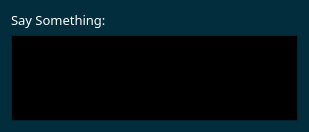
<?xml version="1.0" encoding="UTF-8"?>
<ui version="4.0">
 <class>WowSayClass</class>
 <widget class="QWidget" name="WowSayClass">
  <property name="geometry">
   <rect>
    <x>0</x>
    <y>0</y>
    <width>309</width>
    <height>132</height>
   </rect>
  </property>
  <property name="palette">
   <palette>
    <active>
     <colorrole role="WindowText">
      <brush brushstyle="SolidPattern">
       <color alpha="255">
        <red>255</red>
        <green>255</green>
        <blue>255</blue>
       </color>
      </brush>
     </colorrole>
     <colorrole role="Button">
      <brush brushstyle="SolidPattern">
       <color alpha="255">
        <red>2</red>
        <green>45</green>
        <blue>61</blue>
       </color>
      </brush>
     </colorrole>
     <colorrole role="Light">
      <brush brushstyle="SolidPattern">
       <color alpha="255">
        <red>3</red>
        <green>68</green>
        <blue>91</blue>
       </color>
      </brush>
     </colorrole>
     <colorrole role="Midlight">
      <brush brushstyle="SolidPattern">
       <color alpha="255">
        <red>2</red>
        <green>56</green>
        <blue>76</blue>
       </color>
      </brush>
     </colorrole>
     <colorrole role="Dark">
      <brush brushstyle="SolidPattern">
       <color alpha="255">
        <red>1</red>
        <green>22</green>
        <blue>30</blue>
       </color>
      </brush>
     </colorrole>
     <colorrole role="Mid">
      <brush brushstyle="SolidPattern">
       <color alpha="255">
        <red>1</red>
        <green>30</green>
        <blue>41</blue>
       </color>
      </brush>
     </colorrole>
     <colorrole role="Text">
      <brush brushstyle="SolidPattern">
       <color alpha="255">
        <red>255</red>
        <green>255</green>
        <blue>255</blue>
       </color>
      </brush>
     </colorrole>
     <colorrole role="BrightText">
      <brush brushstyle="SolidPattern">
       <color alpha="255">
        <red>255</red>
        <green>255</green>
        <blue>255</blue>
       </color>
      </brush>
     </colorrole>
     <colorrole role="ButtonText">
      <brush brushstyle="SolidPattern">
       <color alpha="255">
        <red>255</red>
        <green>255</green>
        <blue>255</blue>
       </color>
      </brush>
     </colorrole>
     <colorrole role="Base">
      <brush brushstyle="SolidPattern">
       <color alpha="255">
        <red>0</red>
        <green>0</green>
        <blue>0</blue>
       </color>
      </brush>
     </colorrole>
     <colorrole role="Window">
      <brush brushstyle="SolidPattern">
       <color alpha="255">
        <red>2</red>
        <green>45</green>
        <blue>61</blue>
       </color>
      </brush>
     </colorrole>
     <colorrole role="Shadow">
      <brush brushstyle="SolidPattern">
       <color alpha="255">
        <red>0</red>
        <green>0</green>
        <blue>0</blue>
       </color>
      </brush>
     </colorrole>
     <colorrole role="AlternateBase">
      <brush brushstyle="SolidPattern">
       <color alpha="255">
        <red>1</red>
        <green>22</green>
        <blue>30</blue>
       </color>
      </brush>
     </colorrole>
     <colorrole role="ToolTipBase">
      <brush brushstyle="SolidPattern">
       <color alpha="255">
        <red>255</red>
        <green>255</green>
        <blue>220</blue>
       </color>
      </brush>
     </colorrole>
     <colorrole role="ToolTipText">
      <brush brushstyle="SolidPattern">
       <color alpha="255">
        <red>0</red>
        <green>0</green>
        <blue>0</blue>
       </color>
      </brush>
     </colorrole>
     <colorrole role="PlaceholderText">
      <brush brushstyle="SolidPattern">
       <color alpha="128">
        <red>255</red>
        <green>255</green>
        <blue>255</blue>
       </color>
      </brush>
     </colorrole>
    </active>
    <inactive>
     <colorrole role="WindowText">
      <brush brushstyle="SolidPattern">
       <color alpha="255">
        <red>255</red>
        <green>255</green>
        <blue>255</blue>
       </color>
      </brush>
     </colorrole>
     <colorrole role="Button">
      <brush brushstyle="SolidPattern">
       <color alpha="255">
        <red>2</red>
        <green>45</green>
        <blue>61</blue>
       </color>
      </brush>
     </colorrole>
     <colorrole role="Light">
      <brush brushstyle="SolidPattern">
       <color alpha="255">
        <red>3</red>
        <green>68</green>
        <blue>91</blue>
       </color>
      </brush>
     </colorrole>
     <colorrole role="Midlight">
      <brush brushstyle="SolidPattern">
       <color alpha="255">
        <red>2</red>
        <green>56</green>
        <blue>76</blue>
       </color>
      </brush>
     </colorrole>
     <colorrole role="Dark">
      <brush brushstyle="SolidPattern">
       <color alpha="255">
        <red>1</red>
        <green>22</green>
        <blue>30</blue>
       </color>
      </brush>
     </colorrole>
     <colorrole role="Mid">
      <brush brushstyle="SolidPattern">
       <color alpha="255">
        <red>1</red>
        <green>30</green>
        <blue>41</blue>
       </color>
      </brush>
     </colorrole>
     <colorrole role="Text">
      <brush brushstyle="SolidPattern">
       <color alpha="255">
        <red>255</red>
        <green>255</green>
        <blue>255</blue>
       </color>
      </brush>
     </colorrole>
     <colorrole role="BrightText">
      <brush brushstyle="SolidPattern">
       <color alpha="255">
        <red>255</red>
        <green>255</green>
        <blue>255</blue>
       </color>
      </brush>
     </colorrole>
     <colorrole role="ButtonText">
      <brush brushstyle="SolidPattern">
       <color alpha="255">
        <red>255</red>
        <green>255</green>
        <blue>255</blue>
       </color>
      </brush>
     </colorrole>
     <colorrole role="Base">
      <brush brushstyle="SolidPattern">
       <color alpha="255">
        <red>0</red>
        <green>0</green>
        <blue>0</blue>
       </color>
      </brush>
     </colorrole>
     <colorrole role="Window">
      <brush brushstyle="SolidPattern">
       <color alpha="255">
        <red>2</red>
        <green>45</green>
        <blue>61</blue>
       </color>
      </brush>
     </colorrole>
     <colorrole role="Shadow">
      <brush brushstyle="SolidPattern">
       <color alpha="255">
        <red>0</red>
        <green>0</green>
        <blue>0</blue>
       </color>
      </brush>
     </colorrole>
     <colorrole role="AlternateBase">
      <brush brushstyle="SolidPattern">
       <color alpha="255">
        <red>1</red>
        <green>22</green>
        <blue>30</blue>
       </color>
      </brush>
     </colorrole>
     <colorrole role="ToolTipBase">
      <brush brushstyle="SolidPattern">
       <color alpha="255">
        <red>255</red>
        <green>255</green>
        <blue>220</blue>
       </color>
      </brush>
     </colorrole>
     <colorrole role="ToolTipText">
      <brush brushstyle="SolidPattern">
       <color alpha="255">
        <red>0</red>
        <green>0</green>
        <blue>0</blue>
       </color>
      </brush>
     </colorrole>
     <colorrole role="PlaceholderText">
      <brush brushstyle="SolidPattern">
       <color alpha="128">
        <red>255</red>
        <green>255</green>
        <blue>255</blue>
       </color>
      </brush>
     </colorrole>
    </inactive>
    <disabled>
     <colorrole role="WindowText">
      <brush brushstyle="SolidPattern">
       <color alpha="255">
        <red>1</red>
        <green>22</green>
        <blue>30</blue>
       </color>
      </brush>
     </colorrole>
     <colorrole role="Button">
      <brush brushstyle="SolidPattern">
       <color alpha="255">
        <red>2</red>
        <green>45</green>
        <blue>61</blue>
       </color>
      </brush>
     </colorrole>
     <colorrole role="Light">
      <brush brushstyle="SolidPattern">
       <color alpha="255">
        <red>3</red>
        <green>68</green>
        <blue>91</blue>
       </color>
      </brush>
     </colorrole>
     <colorrole role="Midlight">
      <brush brushstyle="SolidPattern">
       <color alpha="255">
        <red>2</red>
        <green>56</green>
        <blue>76</blue>
       </color>
      </brush>
     </colorrole>
     <colorrole role="Dark">
      <brush brushstyle="SolidPattern">
       <color alpha="255">
        <red>1</red>
        <green>22</green>
        <blue>30</blue>
       </color>
      </brush>
     </colorrole>
     <colorrole role="Mid">
      <brush brushstyle="SolidPattern">
       <color alpha="255">
        <red>1</red>
        <green>30</green>
        <blue>41</blue>
       </color>
      </brush>
     </colorrole>
     <colorrole role="Text">
      <brush brushstyle="SolidPattern">
       <color alpha="255">
        <red>1</red>
        <green>22</green>
        <blue>30</blue>
       </color>
      </brush>
     </colorrole>
     <colorrole role="BrightText">
      <brush brushstyle="SolidPattern">
       <color alpha="255">
        <red>255</red>
        <green>255</green>
        <blue>255</blue>
       </color>
      </brush>
     </colorrole>
     <colorrole role="ButtonText">
      <brush brushstyle="SolidPattern">
       <color alpha="255">
        <red>1</red>
        <green>22</green>
        <blue>30</blue>
       </color>
      </brush>
     </colorrole>
     <colorrole role="Base">
      <brush brushstyle="SolidPattern">
       <color alpha="255">
        <red>2</red>
        <green>45</green>
        <blue>61</blue>
       </color>
      </brush>
     </colorrole>
     <colorrole role="Window">
      <brush brushstyle="SolidPattern">
       <color alpha="255">
        <red>2</red>
        <green>45</green>
        <blue>61</blue>
       </color>
      </brush>
     </colorrole>
     <colorrole role="Shadow">
      <brush brushstyle="SolidPattern">
       <color alpha="255">
        <red>0</red>
        <green>0</green>
        <blue>0</blue>
       </color>
      </brush>
     </colorrole>
     <colorrole role="AlternateBase">
      <brush brushstyle="SolidPattern">
       <color alpha="255">
        <red>2</red>
        <green>45</green>
        <blue>61</blue>
       </color>
      </brush>
     </colorrole>
     <colorrole role="ToolTipBase">
      <brush brushstyle="SolidPattern">
       <color alpha="255">
        <red>255</red>
        <green>255</green>
        <blue>220</blue>
       </color>
      </brush>
     </colorrole>
     <colorrole role="ToolTipText">
      <brush brushstyle="SolidPattern">
       <color alpha="255">
        <red>0</red>
        <green>0</green>
        <blue>0</blue>
       </color>
      </brush>
     </colorrole>
     <colorrole role="PlaceholderText">
      <brush brushstyle="SolidPattern">
       <color alpha="128">
        <red>255</red>
        <green>255</green>
        <blue>255</blue>
       </color>
      </brush>
     </colorrole>
    </disabled>
   </palette>
  </property>
  <property name="font">
   <font>
    <family>等线</family>
    <pointsize>11</pointsize>
   </font>
  </property>
  <property name="windowTitle">
   <string>WowSay</string>
  </property>
  <layout class="QVBoxLayout" name="verticalLayout">
   <item>
    <widget class="QLabel" name="label">
     <property name="font">
      <font>
       <family>等线</family>
       <pointsize>10</pointsize>
      </font>
     </property>
     <property name="text">
      <string>Say Something:</string>
     </property>
    </widget>
   </item>
   <item>
    <widget class="QTextEdit" name="textEdit">
     <property name="font">
      <font>
       <family>等线</family>
       <pointsize>11</pointsize>
      </font>
     </property>
    </widget>
   </item>
  </layout>
 </widget>
 <layoutdefault spacing="6" margin="11"/>
 <resources>
  <include location="WowSay.qrc"/>
 </resources>
 <connections/>
</ui>
